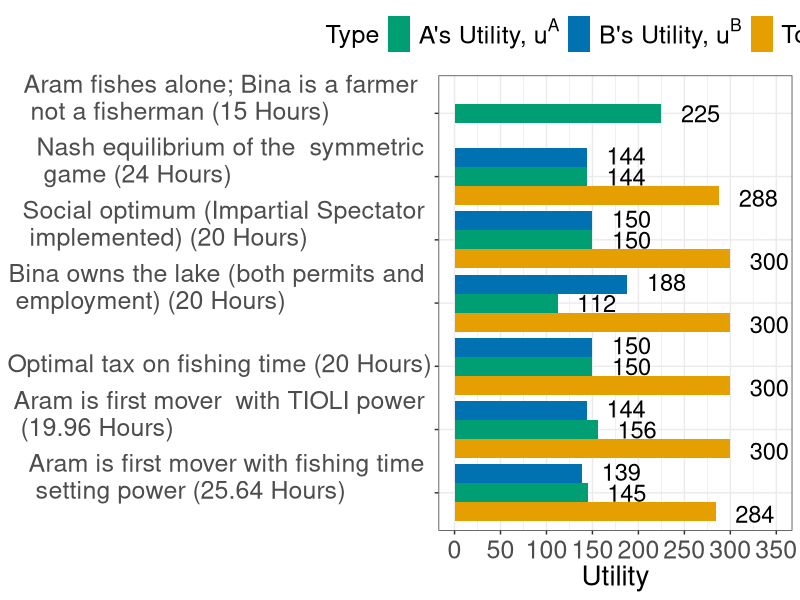
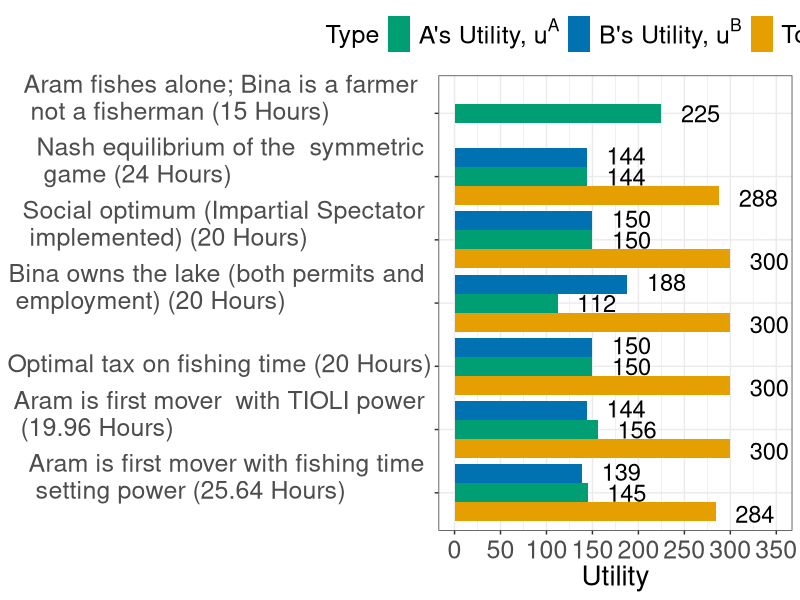

Generate these figures, in order, with R:
library(tidyverse)
par(mar =  c(12, 12, 4, 4))
ua <- c(225, 144, 150, 112, 150,156,145)
ub <- c(NA, 144, 150, 188, 150,144,139)
point <- c("1", "2", "3", "4", "5","6","7")
totalu <- c(NA, 288, 300, 300, 300,300,284)
df <- tibble(point, ua, ub, totalu)
dfnar <- 
  df %>% 
  gather(type, Utility, -point) %>% 
  arrange(point)
#xaxislabs <- c("a",a  "b",  expression(paste(t^A)), expression(paste(t^B)), "z")
x1 <- c(expression(paste("Aram fishes alone; \n Bina is a farmer \n not a fisherman (15 Hours)")))
x2 <- c(expression(paste("Nash equilibrium of the symmetric  game \n (24 Hours)")))
x3 <- c(expression(paste("Social optimum (Impartial Spectator \n implemented) \n (20 Hours)")))
x4 <- c(expression(paste("Bina owns the lake (both permits and \n employment) (20 Hours)")))
x5 <- c(expression(paste("Optimal tax on fishing time (20 Hours)")))
x6 <- c(expression(paste("Aram is first mover  with TIOLI power \n (19.96 Hours)")))
x7 <- c(expression(paste("Aram is first mover with fishing time \n setting power (25.64 Hours)")))
dfplot <-
  dfnar %>%
  mutate(point = factor(point, levels = c("1", "2", "3", "4", "5","6","7")),
         type = factor(type, levels = c("ua","ub", "totalu")))

dfnar$point <- factor(dfnar$point, levels = c("7", "6", "5", "4", "3","2","1"))

#colors Vermiliion = rgb(213/255,94/255,0)
#blue = rgb(0,114/255,178/255)
#blue-ish green rgb(0, 158/255,115/255)
# rgb(230/255, 159/255, 0)
#https://jfly.uni-koeln.de/color/
#
plot1 <- dfnar %>% 
  ggplot(aes(x = point, y = Utility)) +
  geom_bar(aes(group = type, fill = type), stat = "identity", position = position_dodge()) + 
  #geom_text(aes(x=point,y=Utility,label=Utility),vjust=90) + 
  #geom_text(aes(x = point, y = Utility, label = Utility)) +
  #scale_x_discrete(labels = xaxislabs) + 
  scale_x_discrete(labels=c("1" = "Aram fishes alone; Bina is a farmer  \n not a fisherman (15 Hours)", "2" = "Nash equilibrium of the  symmetric \n game (24 Hours)",
                            "3" = "Social optimum (Impartial Spectator \n implemented) (20 Hours)", "4" = x4, "5" = x5, "6" = x6, "7" = x7)) +
  scale_y_continuous(breaks = seq(0,350,50),
                     labels = seq(0,350,50),
                     limits = c(0,350)) +
  scale_fill_manual(values=c("#009E73","#0072B2","#E69F00"), 
                    name = "Type",
                    breaks = c("ua", "ub", "totalu"), 
                    labels = c(expression(paste("A's Utility, ", u^A)),
                               expression(paste("B's Utility, ", u^B)), 
                               paste("Total Utility")))+
  #xlab("Point in the Edgeworth Box") + 
  theme_bw() +
  theme(legend.position = "top",
        legend.text.align = 0,
        axis.title = element_text(size = 20),
        axis.title.y = element_blank(),
        axis.text.y = element_text(size = 18),
        #legend.title = element_text(size = 16),
        legend.text = element_text(size = 18),
        legend.title = element_text(size = 18),
        axis.text.x  = element_text(vjust = 0.5, size = 18)) + 
  geom_text(
    aes(x = point, y = Utility, label = Utility, group = type), 
    hjust = -0.5, size = 6,
    position = position_dodge(width = 1),
    inherit.aes = TRUE
  ) + 
  coord_flip() 
plot1 



ggsave("coordination_failures/bargraph.pdf", plot1, width = 11, height = 7)

# scale_fill_discrete(name = "", 
#                     breaks = c("ua", "ub", "totalu"), 
#                     labels = c(expression(paste("A's Utility, ", u^A)), expression(paste("B's Utility, ",u^B), "Total Utility"))
# ) +
#   scale_color_discrete(name = "", 
#                        breaks = c("ua", "ub", "totalu"), 
#                        labels = c(expression(paste("A's Utility, ", u^A)), expression(paste("B's Utility, ",u^B), "Total Utility"))
#   ) +
